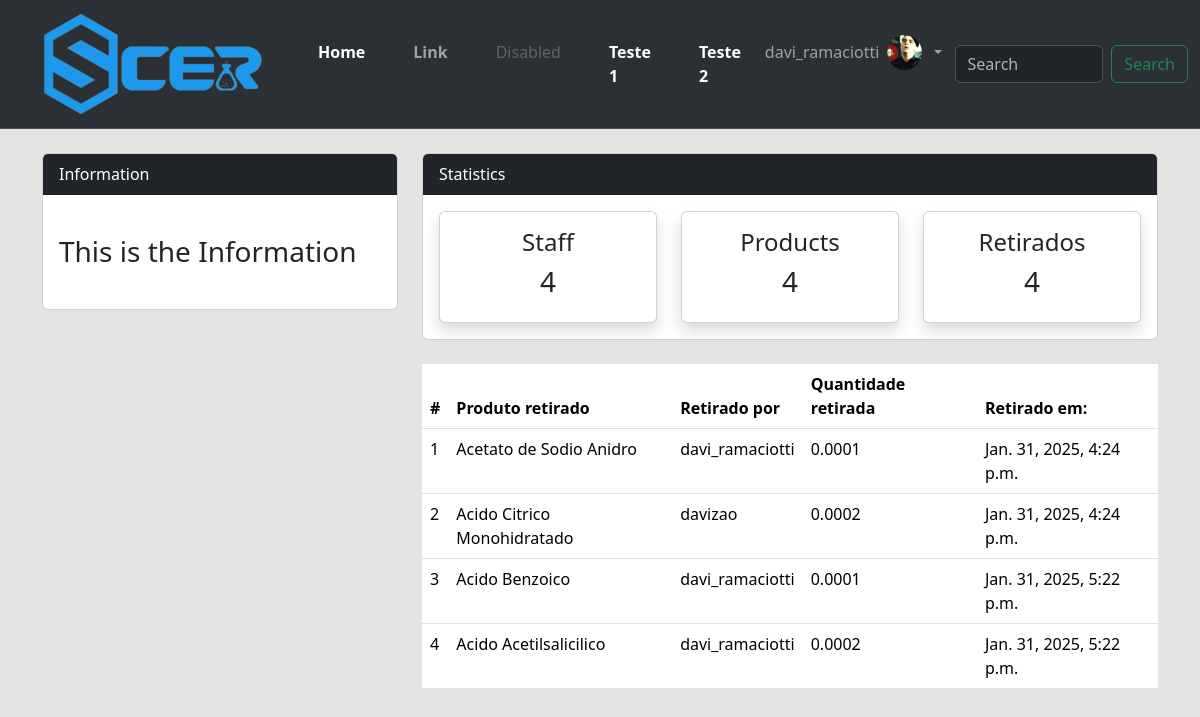
The app's page /retirada/ (signed in) with its own data.
### user/models.py (models this page shows, shortened)
class Profile(models.Model):
    staff = models.OneToOneField(User, on_delete=models.CASCADE, null=True)
    address = models.CharField(max_length=200, null=True)
    phone = models.CharField(max_length=20, null=True)
    image = models.ImageField(default='avatar.jpg', upload_to='profile_images')

### estatisticas/models.py (models this page shows, shortened)
class Retirada(models.Model):
    produto = models.ForeignKey(Produto, on_delete=models.CASCADE, null=True)
    staff = models.ForeignKey(User, models.CASCADE, null=True)
    quantidade_retirada = models.DecimalField(max_digits=19, decimal_places=4, null=True)
    data = models.DateTimeField(auto_now_add=True)

class Produto(models.Model):
    nome = models.CharField(max_length=200, null=True)
    classificacao = models.CharField(max_length=200, choices=CLASSIFICACAO , null=True)
    quantidade = models.DecimalField(max_digits=19, decimal_places=4, null=True)
    def __str__(self):
        return f'{self.nome}'

### estatisticas/views.py (the view)
# urls.py: path('retirada/', views.retirada, name="estatisticas-retirada"),
@login_required(login_url='user-login', ) # está configurado nas settings > login_url.
def retirada(request):
    retiradas = Retirada.objects.all()
    context = {
        'retiradas' : retiradas,
    }
    return render(request, 'estatisticas/retirada.html', context)

### templates/estatisticas/retirada.html (shortened to what this page needs)
{% extends 'partials/base.html' %}
{% block content%}
 {% include 'partials/topnav.html' %}
<div class="container">
    <div class="row my-4">
        <div class="col-md-4">
        </div>
        <div class="col-md-8">
            <table class="table bg-white">
                <thead class="bg-info">
                    <tr class="text-white">
                        <th scope="col">#</th>
                        <th scope="col">Produto retirado</th>
                        <th scope="col">Retirado por</th>
                        <th scope="col">Quantidade retirada</th>
                        <th scope="col">Retirado em:</th>
                    </tr>
                </thead>
                <tbody>
                    {% for retirada in retiradas %}
                    <tr>
                        <td> {{retirada.id}} </td>
                        <td> {{retirada.produto}} </td>
                        <td> {{retirada.staff}} </td>
                        <td> {{retirada.quantidade_retirada}} </td>
                        <td> {{retirada.data}} </td>
                    </tr>
                    {% endfor %}
                </tbody>
            </table>
        </div>
    </div>
</div>
{% endblock %}

### templates/partials/navbar.html (shortened to what this page needs)
{% load static %}
<nav class="navbar navbar-expand-lg bg-body-tertiary bg-dark border-bottom border-body" data-bs-theme="dark">
  <div class="container-fluid">
      <a class="navbar-brand" href="{% url 'estatisticas-index' %}">
        <img src="{% static '/scerlogopequeno.png' %}" />
      </a>
      <div class="collapse navbar-collapse" id="navbarSupportedContent">
        <ul class="navbar-nav me-auto mb-2 mb-lg-0 ">
            {% if user.is_authenticated %}
                <li class="nav-item me-3">
                  <a class="nav-link active fw-bold" href="{% url 'estatisticas-index' %}">Home</a>
                </li>
                <li class="nav-item me-3">
                    <a class="nav-link fw-bold" href="#">Link</a>
                </li>
                <li class="nav-item me-3">
                    <a class="nav-link disabled" aria-disabled="true">Disabled</a>
                </li>
                <li class="nav-item me-3">
                    <a class="nav-link active fw-bold" href="#">Teste 1</a>
                </li>
                <li class="nav-item me-3">
                    <a class="nav-link active fw-bold" href="#">Teste 2</a>
                </li>
            {% endif %}
                <li class="nav-item dropdown">
                      {% if user.is_authenticated %}
                          <a class="nav-link dropdown-toggle d-flex align-items-center gap-2 p-0" href="#" role="button" data-bs-toggle="dropdown" aria-expanded="false" style="line-height: 40px;">
                              {{ user.username }}
                              <img class="rounded-circle" src="{{ user.profile.image.url }}" alt=""
                              style="width: 35px; height: 35px; object-fit: cover;">
                          </a>
                      {% else %}
                          <a class="nav-link dropdown-toggle d-flex align-items-center gap-2 p-0" href="#" role="button" data-bs-toggle="dropdown" aria-expanded="false" style="line-height: 40px;">
                          Entre no sistema
                          </a>
                      {% endif %}
                </li>
        </ul>
        {% if user.is_authenticated %}
          <form class="d-flex" role="search">
            <input class="form-control me-2" type="search" placeholder="Search" aria-label="Search">
            <button class="btn btn-outline-success" type="submit">Search</button>
          </form>
        {% endif %}
      </div>
  </div>
</nav>

### static/style.css (style rules this page uses)
body { background: rgb(230, 227, 227); }

### records on screen
Retirada: id "1", produto "Acetato de Sodio Anidro", staff "davi_ramaciotti", quantidade_retirada "0.0001", data "Jan. 31, 2025, 4:24 p.m."
Retirada: id "2", produto "Acido Citrico Monohidratado", staff "davizao", quantidade_retirada "0.0002", data "Jan. 31, 2025, 4:24 p.m."
Retirada: id "3", produto "Acido Benzoico", staff "davi_ramaciotti", quantidade_retirada "0.0001", data "Jan. 31, 2025, 5:22 p.m."
Retirada: id "4", produto "Acido Acetilsalicilico", staff "davi_ramaciotti", quantidade_retirada "0.0002", data "Jan. 31, 2025, 5:22 p.m."

### other values on screen
{{ user.username }} "davi_ramaciotti"
